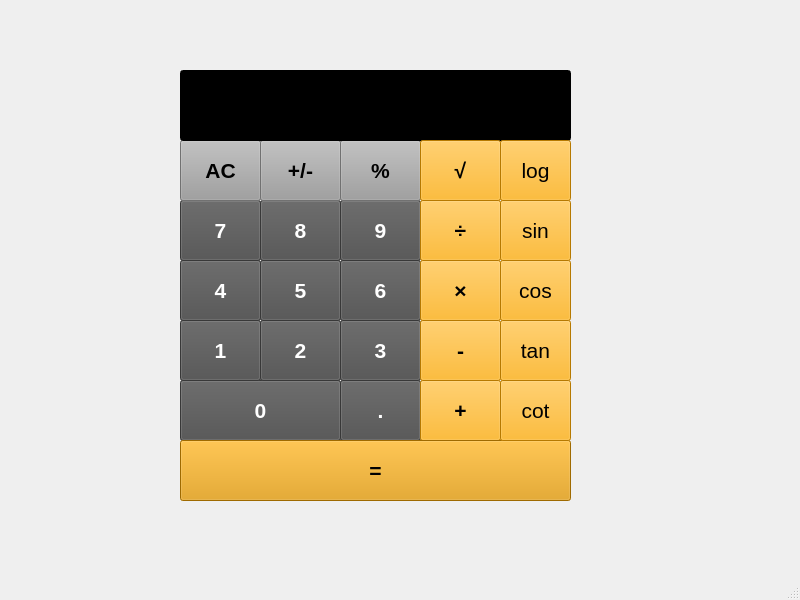
<?xml version="1.0" encoding="UTF-8"?>
<ui version="4.0">
 <class>MainWindow</class>
 <widget class="QMainWindow" name="MainWindow">
  <property name="geometry">
   <rect>
    <x>0</x>
    <y>0</y>
    <width>800</width>
    <height>600</height>
   </rect>
  </property>
  <property name="windowTitle">
   <string>MainWindow</string>
  </property>
  <widget class="QWidget" name="centralwidget">
   <widget class="QPushButton" name="b0">
    <property name="geometry">
     <rect>
      <x>180</x>
      <y>380</y>
      <width>161</width>
      <height>61</height>
     </rect>
    </property>
    <property name="font">
     <font>
      <pointsize>16</pointsize>
      <bold>true</bold>
     </font>
    </property>
    <property name="styleSheet">
     <string notr="true">background-color: rgb(79, 79, 79);
color: rgb(255, 255, 255);</string>
    </property>
    <property name="text">
     <string>0</string>
    </property>
   </widget>
   <widget class="QPushButton" name="b1">
    <property name="geometry">
     <rect>
      <x>180</x>
      <y>320</y>
      <width>81</width>
      <height>61</height>
     </rect>
    </property>
    <property name="font">
     <font>
      <pointsize>16</pointsize>
      <bold>true</bold>
     </font>
    </property>
    <property name="styleSheet">
     <string notr="true">background-color: rgb(79, 79, 79);
color: rgb(255, 255, 255);</string>
    </property>
    <property name="text">
     <string>1</string>
    </property>
   </widget>
   <widget class="QPushButton" name="b6">
    <property name="geometry">
     <rect>
      <x>340</x>
      <y>260</y>
      <width>81</width>
      <height>61</height>
     </rect>
    </property>
    <property name="font">
     <font>
      <pointsize>16</pointsize>
      <bold>true</bold>
     </font>
    </property>
    <property name="styleSheet">
     <string notr="true">background-color: rgb(79, 79, 79);
color: rgb(255, 255, 255);</string>
    </property>
    <property name="text">
     <string>6</string>
    </property>
   </widget>
   <widget class="QPushButton" name="b5">
    <property name="geometry">
     <rect>
      <x>260</x>
      <y>260</y>
      <width>81</width>
      <height>61</height>
     </rect>
    </property>
    <property name="font">
     <font>
      <pointsize>16</pointsize>
      <bold>true</bold>
     </font>
    </property>
    <property name="styleSheet">
     <string notr="true">background-color: rgb(79, 79, 79);
color: rgb(255, 255, 255);</string>
    </property>
    <property name="text">
     <string>5</string>
    </property>
   </widget>
   <widget class="QPushButton" name="b3">
    <property name="geometry">
     <rect>
      <x>340</x>
      <y>320</y>
      <width>81</width>
      <height>61</height>
     </rect>
    </property>
    <property name="font">
     <font>
      <pointsize>16</pointsize>
      <bold>true</bold>
     </font>
    </property>
    <property name="styleSheet">
     <string notr="true">background-color: rgb(79, 79, 79);
color: rgb(255, 255, 255);</string>
    </property>
    <property name="text">
     <string>3</string>
    </property>
   </widget>
   <widget class="QPushButton" name="b9">
    <property name="geometry">
     <rect>
      <x>340</x>
      <y>200</y>
      <width>81</width>
      <height>61</height>
     </rect>
    </property>
    <property name="font">
     <font>
      <pointsize>16</pointsize>
      <bold>true</bold>
     </font>
    </property>
    <property name="styleSheet">
     <string notr="true">background-color: rgb(79, 79, 79);
color: rgb(255, 255, 255);</string>
    </property>
    <property name="text">
     <string>9</string>
    </property>
   </widget>
   <widget class="QPushButton" name="b8">
    <property name="geometry">
     <rect>
      <x>260</x>
      <y>200</y>
      <width>81</width>
      <height>61</height>
     </rect>
    </property>
    <property name="font">
     <font>
      <pointsize>16</pointsize>
      <bold>true</bold>
     </font>
    </property>
    <property name="styleSheet">
     <string notr="true">background-color: rgb(79, 79, 79);
color: rgb(255, 255, 255);</string>
    </property>
    <property name="text">
     <string>8</string>
    </property>
   </widget>
   <widget class="QPushButton" name="b2">
    <property name="geometry">
     <rect>
      <x>260</x>
      <y>320</y>
      <width>81</width>
      <height>61</height>
     </rect>
    </property>
    <property name="font">
     <font>
      <pointsize>16</pointsize>
      <bold>true</bold>
     </font>
    </property>
    <property name="styleSheet">
     <string notr="true">background-color: rgb(79, 79, 79);
color: rgb(255, 255, 255);</string>
    </property>
    <property name="text">
     <string>2</string>
    </property>
   </widget>
   <widget class="QPushButton" name="b4">
    <property name="geometry">
     <rect>
      <x>180</x>
      <y>260</y>
      <width>81</width>
      <height>61</height>
     </rect>
    </property>
    <property name="font">
     <font>
      <pointsize>16</pointsize>
      <bold>true</bold>
     </font>
    </property>
    <property name="styleSheet">
     <string notr="true">background-color: rgb(79, 79, 79);
color: rgb(255, 255, 255);</string>
    </property>
    <property name="text">
     <string>4</string>
    </property>
   </widget>
   <widget class="QPushButton" name="b7">
    <property name="geometry">
     <rect>
      <x>180</x>
      <y>200</y>
      <width>81</width>
      <height>61</height>
     </rect>
    </property>
    <property name="font">
     <font>
      <pointsize>16</pointsize>
      <bold>true</bold>
     </font>
    </property>
    <property name="styleSheet">
     <string notr="true">background-color: rgb(79, 79, 79);
color: rgb(255, 255, 255);</string>
    </property>
    <property name="text">
     <string>7</string>
    </property>
   </widget>
   <widget class="QPushButton" name="b_dot">
    <property name="geometry">
     <rect>
      <x>340</x>
      <y>380</y>
      <width>81</width>
      <height>61</height>
     </rect>
    </property>
    <property name="font">
     <font>
      <pointsize>16</pointsize>
      <bold>true</bold>
     </font>
    </property>
    <property name="styleSheet">
     <string notr="true">background-color: rgb(79, 79, 79);
color: rgb(255, 255, 255);</string>
    </property>
    <property name="text">
     <string>.</string>
    </property>
   </widget>
   <widget class="QPushButton" name="b_ac">
    <property name="geometry">
     <rect>
      <x>180</x>
      <y>140</y>
      <width>81</width>
      <height>61</height>
     </rect>
    </property>
    <property name="font">
     <font>
      <pointsize>16</pointsize>
      <bold>true</bold>
     </font>
    </property>
    <property name="styleSheet">
     <string notr="true">background-color: rgb(158, 158, 158);</string>
    </property>
    <property name="text">
     <string>AC</string>
    </property>
   </widget>
   <widget class="QPushButton" name="b_pm">
    <property name="geometry">
     <rect>
      <x>260</x>
      <y>140</y>
      <width>81</width>
      <height>61</height>
     </rect>
    </property>
    <property name="font">
     <font>
      <pointsize>16</pointsize>
      <bold>true</bold>
     </font>
    </property>
    <property name="styleSheet">
     <string notr="true">background-color: rgb(158, 158, 158);</string>
    </property>
    <property name="text">
     <string>+/-</string>
    </property>
   </widget>
   <widget class="QPushButton" name="b_p">
    <property name="geometry">
     <rect>
      <x>340</x>
      <y>140</y>
      <width>81</width>
      <height>61</height>
     </rect>
    </property>
    <property name="font">
     <font>
      <pointsize>16</pointsize>
      <bold>true</bold>
     </font>
    </property>
    <property name="styleSheet">
     <string notr="true">background-color: rgb(158, 158, 158);</string>
    </property>
    <property name="text">
     <string>%</string>
    </property>
   </widget>
   <widget class="QPushButton" name="b_d">
    <property name="geometry">
     <rect>
      <x>420</x>
      <y>200</y>
      <width>81</width>
      <height>61</height>
     </rect>
    </property>
    <property name="font">
     <font>
      <pointsize>16</pointsize>
      <bold>true</bold>
     </font>
    </property>
    <property name="styleSheet">
     <string notr="true">background-color: rgb(255, 170, 0);
</string>
    </property>
    <property name="text">
     <string>÷</string>
    </property>
   </widget>
   <widget class="QPushButton" name="b_m">
    <property name="geometry">
     <rect>
      <x>420</x>
      <y>260</y>
      <width>81</width>
      <height>61</height>
     </rect>
    </property>
    <property name="font">
     <font>
      <pointsize>16</pointsize>
      <bold>true</bold>
     </font>
    </property>
    <property name="styleSheet">
     <string notr="true">background-color: rgb(255, 170, 0);
</string>
    </property>
    <property name="text">
     <string>×</string>
    </property>
   </widget>
   <widget class="QPushButton" name="b_sub">
    <property name="geometry">
     <rect>
      <x>420</x>
      <y>320</y>
      <width>81</width>
      <height>61</height>
     </rect>
    </property>
    <property name="font">
     <font>
      <pointsize>16</pointsize>
      <bold>true</bold>
     </font>
    </property>
    <property name="styleSheet">
     <string notr="true">background-color: rgb(255, 170, 0);
</string>
    </property>
    <property name="text">
     <string>-</string>
    </property>
   </widget>
   <widget class="QPushButton" name="b_sum">
    <property name="geometry">
     <rect>
      <x>420</x>
      <y>380</y>
      <width>81</width>
      <height>61</height>
     </rect>
    </property>
    <property name="font">
     <font>
      <pointsize>16</pointsize>
      <bold>true</bold>
     </font>
    </property>
    <property name="styleSheet">
     <string notr="true">background-color: rgb(255, 170, 0);
</string>
    </property>
    <property name="text">
     <string>+</string>
    </property>
   </widget>
   <widget class="QPushButton" name="b_e">
    <property name="geometry">
     <rect>
      <x>180</x>
      <y>440</y>
      <width>391</width>
      <height>61</height>
     </rect>
    </property>
    <property name="font">
     <font>
      <pointsize>16</pointsize>
      <bold>true</bold>
     </font>
    </property>
    <property name="styleSheet">
     <string notr="true">background-color: rgb(223, 149, 0);
</string>
    </property>
    <property name="text">
     <string>=</string>
    </property>
   </widget>
   <widget class="QLineEdit" name="line_edit">
    <property name="geometry">
     <rect>
      <x>180</x>
      <y>70</y>
      <width>391</width>
      <height>71</height>
     </rect>
    </property>
    <property name="font">
     <font>
      <pointsize>20</pointsize>
      <italic>true</italic>
      <bold>true</bold>
     </font>
    </property>
    <property name="layoutDirection">
     <enum>Qt::LeftToRight</enum>
    </property>
    <property name="styleSheet">
     <string notr="true">background-color: rgb(0, 0, 0);
color: rgb(255, 255, 255);
</string>
    </property>
    <property name="inputMask">
     <string/>
    </property>
    <property name="text">
     <string/>
    </property>
   </widget>
   <widget class="QPushButton" name="b_sqrt">
    <property name="geometry">
     <rect>
      <x>420</x>
      <y>140</y>
      <width>81</width>
      <height>61</height>
     </rect>
    </property>
    <property name="font">
     <font>
      <pointsize>16</pointsize>
      <bold>true</bold>
     </font>
    </property>
    <property name="styleSheet">
     <string notr="true">background-color: rgb(255, 170, 0);
</string>
    </property>
    <property name="text">
     <string>√</string>
    </property>
   </widget>
   <widget class="QPushButton" name="b_sin">
    <property name="geometry">
     <rect>
      <x>500</x>
      <y>200</y>
      <width>71</width>
      <height>61</height>
     </rect>
    </property>
    <property name="font">
     <font>
      <pointsize>16</pointsize>
      <bold>false</bold>
     </font>
    </property>
    <property name="styleSheet">
     <string notr="true">background-color: rgb(255, 170, 0);
</string>
    </property>
    <property name="text">
     <string>sin</string>
    </property>
   </widget>
   <widget class="QPushButton" name="b_cos">
    <property name="geometry">
     <rect>
      <x>500</x>
      <y>260</y>
      <width>71</width>
      <height>61</height>
     </rect>
    </property>
    <property name="font">
     <font>
      <pointsize>16</pointsize>
      <bold>false</bold>
     </font>
    </property>
    <property name="styleSheet">
     <string notr="true">background-color: rgb(255, 170, 0);
</string>
    </property>
    <property name="text">
     <string>cos</string>
    </property>
   </widget>
   <widget class="QPushButton" name="b_tan">
    <property name="geometry">
     <rect>
      <x>500</x>
      <y>320</y>
      <width>71</width>
      <height>61</height>
     </rect>
    </property>
    <property name="font">
     <font>
      <pointsize>16</pointsize>
      <bold>false</bold>
     </font>
    </property>
    <property name="styleSheet">
     <string notr="true">background-color: rgb(255, 170, 0);
</string>
    </property>
    <property name="text">
     <string>tan</string>
    </property>
   </widget>
   <widget class="QPushButton" name="b_cot">
    <property name="geometry">
     <rect>
      <x>500</x>
      <y>380</y>
      <width>71</width>
      <height>61</height>
     </rect>
    </property>
    <property name="font">
     <font>
      <pointsize>16</pointsize>
      <bold>false</bold>
     </font>
    </property>
    <property name="styleSheet">
     <string notr="true">background-color: rgb(255, 170, 0);
</string>
    </property>
    <property name="text">
     <string>cot</string>
    </property>
   </widget>
   <widget class="QPushButton" name="b_log">
    <property name="geometry">
     <rect>
      <x>500</x>
      <y>140</y>
      <width>71</width>
      <height>61</height>
     </rect>
    </property>
    <property name="font">
     <font>
      <pointsize>16</pointsize>
      <bold>false</bold>
     </font>
    </property>
    <property name="styleSheet">
     <string notr="true">background-color: rgb(255, 170, 0);
</string>
    </property>
    <property name="text">
     <string>log</string>
    </property>
   </widget>
  </widget>
  <widget class="QMenuBar" name="menubar">
   <property name="geometry">
    <rect>
     <x>0</x>
     <y>0</y>
     <width>800</width>
     <height>22</height>
    </rect>
   </property>
  </widget>
  <widget class="QStatusBar" name="statusbar"/>
 </widget>
 <resources/>
 <connections/>
</ui>
